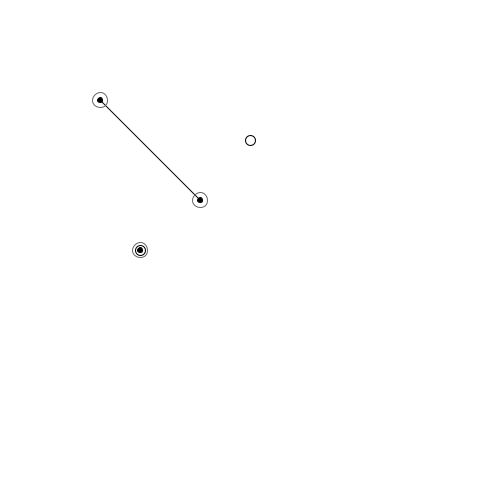
Frame 1 (no input)
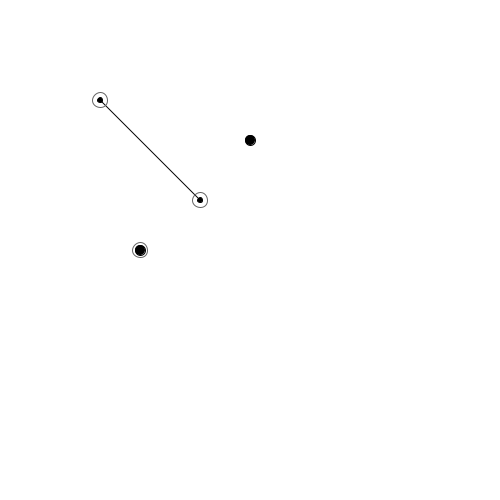
Frame 60 (the mouse pressed at the canvas centre just before this capture)
Frame 120 (the mouse held since frame 60 and released just before this capture): identical to frame 60, image omitted

The Processing sketch that drew these frames (run headless with seeded random() and noise(); from frame 60 on, the mouse is pressed at the canvas centre):

// Processing sketch: mirror_matrix
// ── mirror_matrix.pde
pt P=new pt(100,100), Q=new pt(200,200), M=new pt(140,250);
ArrayList<pt> ptList;

boolean lock=false;
int locked_index;
pt locked_pt;

void setup(){
  size(500,500);
  ptList=new ArrayList<pt>();
  ptList.add(P);ptList.add(Q);ptList.add(M);
}
void draw(){
  background(255);
  vec v=V(P,Q);vec u=V(P,M);
  vec T=S(2*dot(v,u)/dot(v,v),v).add(S(-1,u));
  pt R=new pt(P.x,P.y).add(T);
  line(P.x,P.y,Q.x,Q.y);
  ellipse(M.x,M.y,10,10);
  ellipse(R.x,R.y,10,10);
  displayPts();
}

void displayPts(){
  stroke(0);
  for(int i=0;i<ptList.size(); i++){
    pt P=ptList.get(i);
    //text(P.x+","+P.y,P.x+10,P.y+10);
    noFill();
    stroke(100,100,100);
    ellipse(P.x,P.y,15,15);
    stroke(0,0,0);
    fill(0);
    ellipse(P.x,P.y,5,5);
  }
}
void mousePressed(){
  float x=mouseX;
  float y=mouseY;
  float r=50;
  for(int i=0; i<ptList.size(); i++){
    pt p0=ptList.get(i);
    if(dis(x,y,p0.x,p0.y)<25){
      lock=true;
      locked_pt=p0;
      locked_index=i;  
      stroke(255,255,255);
      fill(255,0,0,50);
      ellipse(p0.x,p0.y,20,20); 
    }
  }
}

public void mouseDragged(){
  if(lock==true){
    pt P=ptList.get(locked_index);
    P.x=(mouseX);
    P.y=(mouseY);  
    stroke(255,255,255);
    fill(255,0,0,50);
    ellipse(P.x,P.y,20,20);   
  }
  
}

public double dis(float x, float y, float a, float b){
  double d=sqrt(sq(x-a) + sq(y-b));
  return d;
}
// ── pv.pde
class pt { float x=0,y=0; 
  // CREATE
  pt () {}
  pt (float px, float py) {x = px; y = py;};
  pt make() {return(new pt(x,y));};

  // MODIFY
  pt setTo(float px, float py) {x = px; y = py; return this;};  
  pt setTo(pt P) {x = P.x; y = P.y; return this;}; 
  pt setToMouse() { x = mouseX; y = mouseY;  return this;}; 
  pt add(float u, float v) {x += u; y += v; return this;}                       // P.add(u,v): P+=<u,v>
  pt add(pt P) {x += P.x; y += P.y; return this;};                              // incorrect notation, but useful for computing weighted averages
  pt add(float s, pt P)   {x += s*P.x; y += s*P.y; return this;};               // adds s*P
  pt add(vec V) {x += V.x; y += V.y; return this;}                              // P.add(V): P+=V
  pt add(float s, vec V) {x += s*V.x; y += s*V.y; return this;}                 // P.add(s,V): P+=sV
  pt translateTowards(float s, pt P) {x+=s*(P.x-x);  y+=s*(P.y-y);  return this;};  // transalte by ratio s towards P
  pt scale(float u, float v) {x*=u; y*=v; return this;};
  pt scale(float s) {x*=s; y*=s; return this;}                                  // P.scale(s): P*=s
  pt scale(float s, pt C) {x*=C.x+s*(x-C.x); y*=C.y+s*(y-C.y); return this;}    // P.scale(s,C): scales wrt C: P=L(C,P,s);
  pt rotate(float a) {float dx=x, dy=y, c=cos(a), s=sin(a); x=c*dx+s*dy; y=-s*dx+c*dy; return this;};     // P.rotate(a): rotate P around origin by angle a in radians
  pt rotate(float a, pt G) {float dx=x-G.x, dy=y-G.y, c=cos(a), s=sin(a); x=G.x+c*dx+s*dy; y=G.y-s*dx+c*dy; return this;};   // P.rotate(a,G): rotate P around G by angle a in radians
  pt rotate(float s, float t, pt G) {float dx=x-G.x, dy=y-G.y; dx-=dy*t; dy+=dx*s; dx-=dy*t; x=G.x+dx; y=G.y+dy;  return this;};   // fast rotate s=sin(a); t=tan(a/2); 
  pt moveWithMouse() { x += mouseX-pmouseX; y += mouseY-pmouseY;  return this;}; 
     
  // DRAW , WRITE
  pt write() {print("("+x+","+y+")"); return this;};  // writes point coordinates in text window
  pt v() {vertex(x,y); return this;};  // used for drawing polygons between beginShape(); and endShape();
  pt show(float r) {ellipse(x, y, 2*r, 2*r); return this;}; // shows point as disk of radius r
  pt show() {show(3); return this;}; // shows point as small dot
  pt label(String s, float u, float v) {fill(0,0,0); text(s, x+u, y+v); noFill(); return this; };
  pt label(String s, vec V) {fill(0,0,0); text(s, x+V.x, y+V.y); noFill(); return this; };
  pt label(String s) {label(s,5,4); return this; };
  
  
  void showLineTo (pt P) {line(x,y,P.x,P.y); }
 
  // DISPLACE
  void addVec(vec V) {x += V.x; y += V.y;}
  void subVec(vec V) {x -= V.x; y -= V.y;}
  void addScaledVec(float s, vec V) {x += s*V.x; y += s*V.y;}
  void moveTowards(pt P, float s) {x=x+s*(P.x-x);  y=y+s*(P.y-y); }

  // ADD, SUBTRACT, MULTIPLY
  void addPt(pt P) {x+=P.x; y+=P.y;}
  void subPt(pt P) {x-=P.x; y-=P.y;}
  void mul(float f) {x*=f; y*=f;}

  // TEST, MEASURE
  boolean isOut() {return(((x<0)||(x>width)||(y<0)||(y>height)));}
  float disTo(pt P) {return(sqrt(sq(P.x-x)+sq(P.y-y))); }
  
  // MAKE VECTOR
  vec vecTo(pt P) {return(new vec(P.x-x,P.y-y)); }
  vec vecToMid (pt P, pt Q) {return(new vec((P.x+Q.x)/2.0-x,(P.y+Q.y)/2.0-y)); }
} // end of pt class

//************************************************************************
//**** VECTOR CLASS
//************************************************************************
class vec { float x=0,y=0; 
 // CREATE
  vec () {};
  vec (float px, float py) {x = px; y = py;};
  
  vec makeCopy() {return(new vec(x,y));}; 
  vec make() {return(new vec(x,y));};
  void setFromValues(float px, float py) {x = px; y = py;}; 
  void setFromVec(vec V) { x = V.x; y = V.y; }; 
 
 // MODIFY
  vec setTo(float px, float py) {x = px; y = py; return this;}; 
  vec setTo(vec V) {x = V.x; y = V.y; return this;}; 
  vec zero() {x=0; y=0; return this;}
  vec scaleBy(float u, float v) {x*=u; y*=v; return this;};
  vec scaleBy(float f) {x*=f; y*=f; return this;};
  vec reverse() {x=-x; y=-y; return this;};
  vec divideBy(float f) {x/=f; y/=f; return this;};
  vec normalize() {float n=sqrt(sq(x)+sq(y)); if (n>0.000001) {x/=n; y/=n;}; return this;};
  vec add(float u, float v) {x += u; y += v; return this;};
  vec add(vec V) {x += V.x; y += V.y; return this;};   
  vec add(float s, vec V) {x += s*V.x; y += s*V.y; return this;};   
  vec rotateBy(float a) {float xx=x, yy=y; x=xx*cos(a)-yy*sin(a); y=xx*sin(a)+yy*cos(a); return this;};
  vec left() {float m=x; x=-y; y=m; return this;};
 
  // OUTPUT VEC
  vec clone() {return(new vec(x,y));}; 

  // OUTPUT TEST MEASURE
  float norm() {return(sqrt(sq(x)+sq(y)));}
  boolean isNull() {return((abs(x)+abs(y)<0.000001));}
  float angle() {return(atan2(y,x)); }

  // DRAW, PRINT
  void write() {println("<"+x+","+y+">");};
  void showAt (pt P) {line(P.x,P.y,P.x+x,P.y+y); }; 
  void showArrowAt (pt P) {line(P.x,P.y,P.x+x,P.y+y); 
      float n=min(this.norm()/10.,height/50.); 
      pt Q=P(P,this); 
      vec U = S(-n,U(this));
      vec W = S(.3,R(U)); 
      beginShape(); Q.add(U).add(W).v(); Q.v(); Q.add(U).add(M(W)).v(); endShape(CLOSE); }; 
  void label(String s, pt P) {P(P).add(0.5,this).add(3,R(U(this))).label(s); };
  } // end vec class

//************************************************************************
//**** POINTS FUNCTIONS
//************************************************************************
// create 
pt P() {return P(0,0); };                                                                            // make point (0,0)
pt P(float x, float y) {return new pt(x,y); };                                                       // make point (x,y)
pt P(pt P) {return P(P.x,P.y); };                                                                    // make copy of point A
pt Mouse() {return P(mouseX,mouseY);};                                                                 // returns point at current mouse location
pt Pmouse() {return P(pmouseX,pmouseY);};                                                              // returns point at previous mouse location
pt ScreenCenter() {return P(width/2,height/2);}                                                        //  point in center of  canvas

// transform 
pt R(pt Q, float a) {float dx=Q.x, dy=Q.y, c=cos(a), s=sin(a); return new pt(c*dx+s*dy,-s*dx+c*dy); };  // Q rotated by angle a around the origin
pt R(pt Q, float a, pt C) {float dx=Q.x-C.x, dy=Q.y-C.y, c=cos(a), s=sin(a); return P(C.x+c*dx-s*dy, C.y+s*dx+c*dy); };  // Q rotated by angle a around point P
pt P(pt P, vec V) {return P(P.x + V.x, P.y + V.y); }                                                 //  P+V (P transalted by vector V)
pt P(pt P, float s, vec V) {return P(P,W(s,V)); }                                                    //  P+sV (P transalted by sV)
pt P(pt P, float u, vec U, float v, vec V) {return P(P.x+u*U.x+v*V.x, P.y+u*U.y+v*V.y); }            //  P+sV (P transalted by sV)
pt T(pt P, float s, vec V) {return P(P,W(s,V)); }                                                    //  P+sV (P transalted by sV)
pt MoveByDistanceTowards(pt P, float d, pt Q) { return P(P,d,U(V(P,Q))); };                          //  P+dU(PQ) (transLAted P by *distance* s towards Q)!!!
pt T(pt P, float d, pt Q) { return MoveByDistanceTowards(P,d,Q); };                                  // T(P,s,Q): P+sU(PQ) (transalted P by distance s towards Q)

// average 
pt P(pt A, pt B) {return P((A.x+B.x)/2.0,(A.y+B.y)/2.0); };                                          // (A+B)/2 (average)
pt P(pt A, pt B, pt C) {return P((A.x+B.x+C.x)/3.0,(A.y+B.y+C.y)/3.0); };                            // (A+B+C)/3 (average)
pt P(pt A, pt B, pt C, pt D) {return P(P(A,B),P(C,D)); };                                            // (A+B+C+D)/4 (average)

// weighted average 
pt P(float a, pt A) {return P(a*A.x,a*A.y);}                                                      // aA  
pt P(float a, pt A, float b, pt B) {return P(a*A.x+b*B.x,a*A.y+b*B.y);}                              // aA+bB, (a+b=1) 
pt P(float a, pt A, float b, pt B, float c, pt C) {return P(a*A.x+b*B.x+c*C.x,a*A.y+b*B.y+c*C.y);}   // aA+bB+cC 
pt P(float a, pt A, float b, pt B, float c, pt C, float d, pt D){return P(a*A.x+b*B.x+c*C.x+d*D.x,a*A.y+b*B.y+c*C.y+d*D.y);} // aA+bB+cC+dD 

// LERP
pt L(pt A, pt B, float t) {return P(A.x+t*(B.x-A.x),A.y+t*(B.y-A.y));}
    
// measure 
boolean isSame(pt A, pt B) {return (A.x==B.x)&&(A.y==B.y) ;}                                         // A==B
boolean isSame(pt A, pt B, float e) {return ((abs(A.x-B.x)<e)&&(abs(A.y-B.y)<e));}                   // ||A-B||<e
float d(pt P, pt Q) {return sqrt(d2(P,Q));  };                                                       // ||AB|| (Distance)
float d2(pt P, pt Q) {return sq(Q.x-P.x)+sq(Q.y-P.y); };                                             // AB*AB (Distance squared)

//************************************************************************
//**** VECTOR FUNCTIONS
//************************************************************************
// create 
vec V(vec V) {return new vec(V.x,V.y); };                                                             // make copy of vector V
vec V(pt P) {return new vec(P.x,P.y); };                                                              // make vector from origin to P
vec V(float x, float y) {return new vec(x,y); };                                                      // make vector (x,y)
vec V(pt P, pt Q) {return new vec(Q.x-P.x,Q.y-P.y);};                                                 // PQ (make vector Q-P from P to Q
vec U(vec V) {float n = n(V); if (n==0) return new vec(0,0); else return new vec(V.x/n,V.y/n);};      // V/||V|| (Unit vector : normalized version of V)
vec U(pt P, pt Q) {return U(V(P,Q));};                                                                // PQ/||PQ| (Unit vector : from P towards Q)
vec MouseDrag() {return new vec(mouseX-pmouseX,mouseY-pmouseY);};                                      // vector representing recent mouse displacement

// weighted sum 
vec W(float s,vec V) {return V(s*V.x,s*V.y);}                                                      // sV
vec W(vec U, vec V) {return V(U.x+V.x,U.y+V.y);}                                                   // U+V 
vec W(vec U,float s,vec V) {return W(U,S(s,V));}                                                   // U+sV
vec W(float u, vec U, float v, vec V) {return W(S(u,U),S(v,V));}                                   // uU+vV ( Linear combination)

// transformed 
vec R(vec V) {return new vec(-V.y,V.x);};                                                             // V turned right 90 degrees (as seen on screen)
vec R(vec V, float a) {float c=cos(a), s=sin(a); return(new vec(V.x*c-V.y*s,V.x*s+V.y*c)); };                                     // V rotated by a radians
vec S(float s,vec V) {return new vec(s*V.x,s*V.y);};                                                  // sV
vec Reflection(vec V, vec N) { return W(V,-2.*dot(V,N),N);};                                          // reflection
vec M(vec V) { return V(-V.x,-V.y); }                                                                  // -V

// Interpolation 
vec L(vec U, vec V, float s) {return new vec(U.x+s*(V.x-U.x),U.y+s*(V.y-U.y));};                      // (1-s)U+sV (Linear interpolation between vectors)
vec S(vec U, vec V, float s) {float a = angle(U,V); vec W = R(U,s*a); float u = n(U), v=n(V); return W(pow(v/u,s),W); } // steady interpolation from U to V
vec slerp(vec U, float t, vec V) {float a = angle(U,V); float b=sin((1.-t)*a),c=sin(t*a),d=sin(a); return W(b/d,U,c/d,V); } // UNIT vectors ONLY!

// measure 
float dot(vec U, vec V) {return U.x*V.x+U.y*V.y; }                                                     // dot(U,V): U*V (dot product U*V)
float det(vec U, vec V) {return dot(R(U),V); }                                                         // det | U V | = scalar cross UxV 
float n(vec V) {return sqrt(dot(V,V));};                                                               // n(V): ||V|| (norm: length of V)
float n2(vec V) {return sq(V.x)+sq(V.y);};                                                             // n2(V): V*V (norm squared)
boolean parallel (vec U, vec V) {return dot(U,R(V))==0; }; 
float angle (vec U, vec V) {return atan2(det(U,V),dot(U,V)); };                                   // angle <U,V> (between -PI and PI)
float angle(vec V) {return(atan2(V.y,V.x)); };                                                       // angle between <1,0> and V (between -PI and PI)
float angle(pt A, pt B, pt C) {return  angle(V(B,A),V(B,C)); }                                       // angle <BA,BC>
float turnAngle(pt A, pt B, pt C) {return  angle(V(A,B),V(B,C)); }                                   // angle <AB,BC> (positive when right turn as seen on screen)
int toDeg(float a) {return int(a*180/PI);}                                                           // convert radians to degrees
float toRad(float a) {return(a*PI/180);}                                                             // convert degrees to radians 
float positive(float a) { if(a<0) return a+TWO_PI; else return a;}                                   // adds 2PI to make angle positive



//************************************************************************
//**** DISPLAY
//************************************************************************
// point / polygon
void show(pt P, float r) {ellipse(P.x, P.y, 2*r, 2*r);};                                             // draws circle of center r around P
void show(pt P) {ellipse(P.x, P.y, 6,6);};                                                           // draws small circle around point

// edge / arrow
void edge(pt P, pt Q) {line(P.x,P.y,Q.x,Q.y); };                                                      // draws edge (P,Q)
void arrow(pt P, pt Q) {arrow(P,V(P,Q)); }                                                            // draws arrow from P to Q
void show(pt P, vec V) {line(P.x,P.y,P.x+V.x,P.y+V.y); }                                              // show V as line-segment from P 
void show(pt P, float s, vec V) {show(P,S(s,V));}                                                     // show sV as line-segment from P 
void arrow(pt P, float s, vec V) {arrow(P,S(s,V));}                                                   // show sV as arrow from P 
void arrow(pt P, vec V, String S) {arrow(P,V); P(P(P,0.70,V),15,R(U(V))).label(S,V(-5,4));}       // show V as arrow from P and print string S on its side
void arrow(pt P, vec V) {show(P,V);  float n=n(V); if(n<0.01) return; float s=max(min(0.2,20./n),6./n);       // show V as arrow from P 
     pt Q=P(P,V); vec U = S(-s,V); vec W = R(S(.3,U)); beginShape(); v(P(P(Q,U),W)); v(Q); v(P(P(Q,U),-1,W)); endShape(CLOSE);}; 

// triangle, polygon
void v(pt P) {vertex(P.x,P.y);};                                                                     // vertex for drawing polygons between beginShape() and endShape()
void show(pt A, pt B, pt C)  {beginShape();  A.v(); B.v(); C.v(); endShape(CLOSE);}                   // render triangle A, B, C
void show(pt A, pt B, pt C, pt D)  {beginShape();  A.v(); B.v(); C.v(); D.v(); endShape(CLOSE);}      // render quad A, B, C, D

// text
void label(pt P, String S) {text(S, P.x-4,P.y+6.5); }                                                 // writes string S next to P on the screen ( for example label(P[i],str(i));)
void label(pt P, vec V, String S) {text(S, P.x-3.5+V.x,P.y+7+V.y); }                                  // writes string S at P+V
